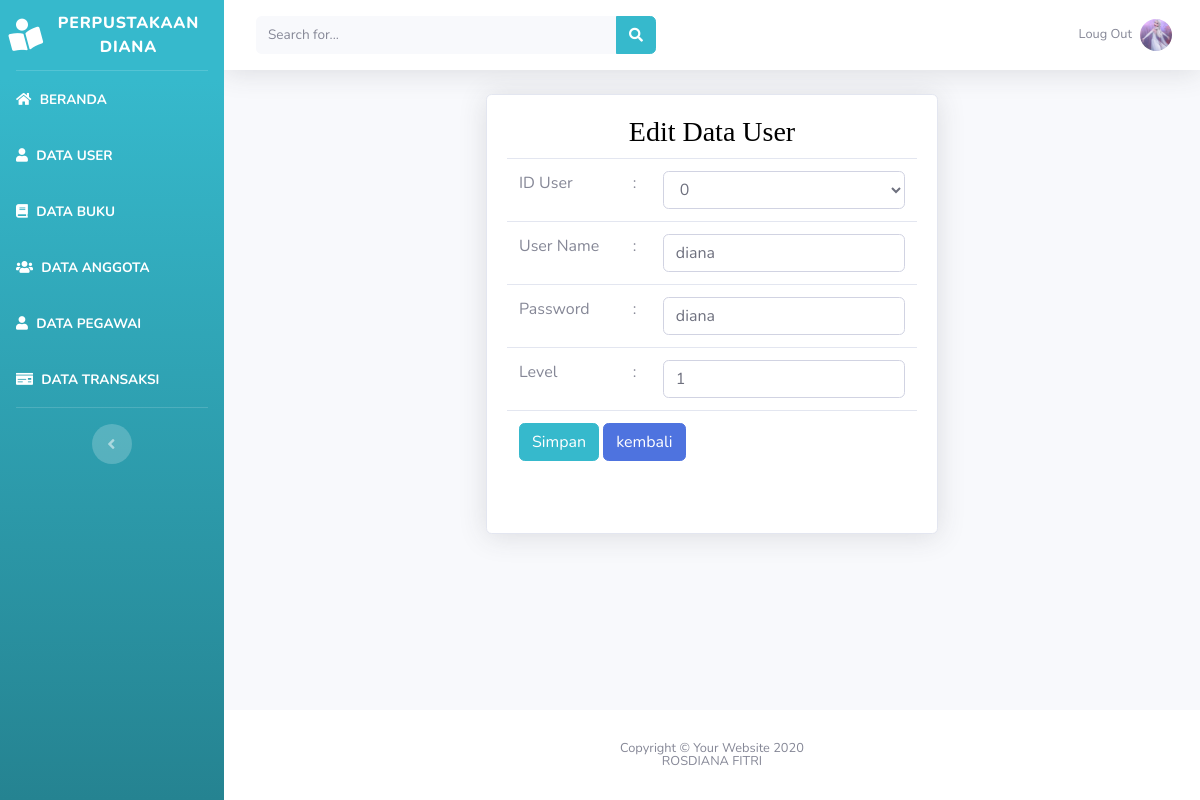
The page /beranda.php?page=user&aksi=edit&id=6 on the database its author committed.
### tables this page shows
CREATE TABLE `tabel_user` (
  `id_user` int(5) NOT NULL,
  `id_pegawai` int(5) NOT NULL,
  `username` varchar(50) NOT NULL,
  `password` varchar(50) NOT NULL,
  `level` int(1) NOT NULL,
  `dibuatpada` datetime NOT NULL
);

### views/user/edituser.php (the view, shortened to what this page needs)
<?php
    @$id_user = $_GET['id'];
    $sql    = "select * from tabel_user where id_user=$id_user";
    $show   = $database->query($sql);
    $hasil  = mysqli_fetch_assoc($show);
?>
<div class="container-fluid">
    <div class="row justify-content-center">
        <div class="col-lg-6">
            <div class="card shadow mb-4">
                <div class="card-body">
                    <div class="table-responsive">
                        <h3 align="center"><font color="black" face="fantasy"> Edit Data User </font></h3>
                        <form action="model/user/edituser.php" method="POST">
                            <table class="table">
                                <tr>
                                    <td>ID User</td>
                                    <td>:</td>
                                    <td>
                                    <?php
                                            $sql ="select * from tabel_user";
                                            $show =$database->query($sql);
                                        ?>
                                        <select class="form-control" name="id_pegawai" id="id_pegawai">
                                            <?php
                                            foreach ($show as $user):
                                            ?>
                                            <option value='<?php echo $user['id_pegawai'] ?>'><?php echo $user['id_pegawai'] ?></option>
                                            <?php
                                            endforeach
                                            ?>
                                        </select>
                                    </td>
                                </tr>
                                <tr>
                                    <td>User Name</td>
                                    <td>:</td>
                                    <td><input type="text"  class="form-control" name="username" id="username" value="<?php echo $hasil['username']?>"></input></td>
                                </tr>
                                <tr>
                                    <td>Password</td>
                                    <td>:</td>
                                    <td><input type="text"  class="form-control" name="password" id="password" value="<?php echo $hasil['password']?>"></input></td>
                                </tr>
                                <tr>
                                    <td>Level</td>
                                    <td>:</td>
                                    <td><input type="text"  class="form-control" name="level" id="level" value="<?php echo $hasil['level']?>"></input></td>
                                </tr>
                                <tr>
                                    <td colspan="3">
                                        <input type="submit" class="btn btn-info" value="Simpan">
                                        <button type="submit" class="btn btn-primary">kembali</button>
                                    </td>
                                </tr>
                            </table>
                        </form>
                    </div>
                </div>
            </div>
        </div>
    </div>
</div>

### rows shown on the page
tabel_user: username "diana", password "diana", level "1"

### other values the page prints
form field id_pegawai "0"
